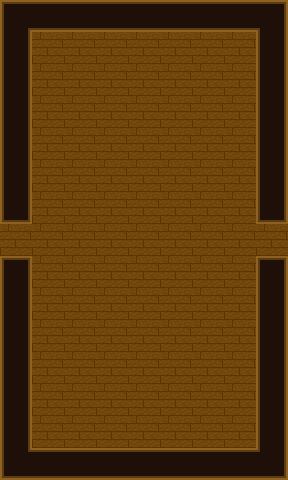

Below is a game level as drawn by its tile map, then a one-line description and the .tmx file that defines it, in full:
An orthogonal 9x15 tile map with 32x32 px tiles, 1 tile layer (floor), 2 tilesets and 1 object (door).

<map version="1.8" tiledversion="1.8.4" orientation="orthogonal" renderorder="right-down" width="9" height="15" tilewidth="32" tileheight="32" infinite="0" nextlayerid="4" nextobjectid="2">
 <tileset firstgid="1" name="atlas" tilewidth="32" tileheight="32" tilecount="144" columns="12">
  <image source="../rooms/atlas.png" width="384" height="384" />
  <tile id="1">
   <properties>
    <property name="collidable" type="bool" value="true" />
    <property name="key" value="w" />
   </properties>
  </tile>
  <tile id="60">
   <properties>
    <property name="collidable" type="bool" value="true" />
    <property name="key" value="w" />
   </properties>
  </tile>
  <tile id="72">
   <properties>
    <property name="collidable" type="bool" value="true" />
    <property name="key" value="w" />
   </properties>
  </tile>
  <tile id="84">
   <properties>
    <property name="key" value="x" />
   </properties>
  </tile>
  <tile id="96">
   <properties>
    <property name="key" value="x" />
   </properties>
  </tile>
  <tile id="108">
   <properties>
    <property name="key" value="x" />
   </properties>
  </tile>
  <tile id="120">
   <properties>
    <property name="key" value="f" />
   </properties>
  </tile>
 </tileset>
 <tileset firstgid="145" source="atlas.tsx" />
 <layer id="1" name="floor" width="9" height="15">
  <data encoding="csv">
3221225533,2684354633,2684354633,2684354633,2684354633,2684354633,2684354633,2684354633,1610612797,
73,121,121,121,121,121,121,121,73,
73,121,121,121,121,121,121,121,73,
73,121,121,121,121,121,121,121,73,
73,121,121,121,121,121,121,121,73,
73,121,121,121,121,121,121,121,73,
2,121,121,121,121,121,121,121,2,
121,121,121,121,121,121,121,121,121,
3221225474,121,121,121,121,121,121,121,3221225474,
73,121,121,121,121,121,121,121,73,
73,121,121,121,121,121,121,121,73,
73,121,121,121,121,121,121,121,73,
73,121,121,121,121,121,121,121,73,
73,121,121,121,121,121,121,121,73,
2684354621,2684354633,2684354633,2684354633,2684354633,2684354633,2684354633,2684354633,61
</data>
 </layer>
 <objectgroup id="2" name="items">
  <object id="1" name="door" x="256" y="224" width="32" height="32">
   <properties>
    <property name="open" type="bool" value="false" />
   </properties>
  </object>
 </objectgroup>
</map>
